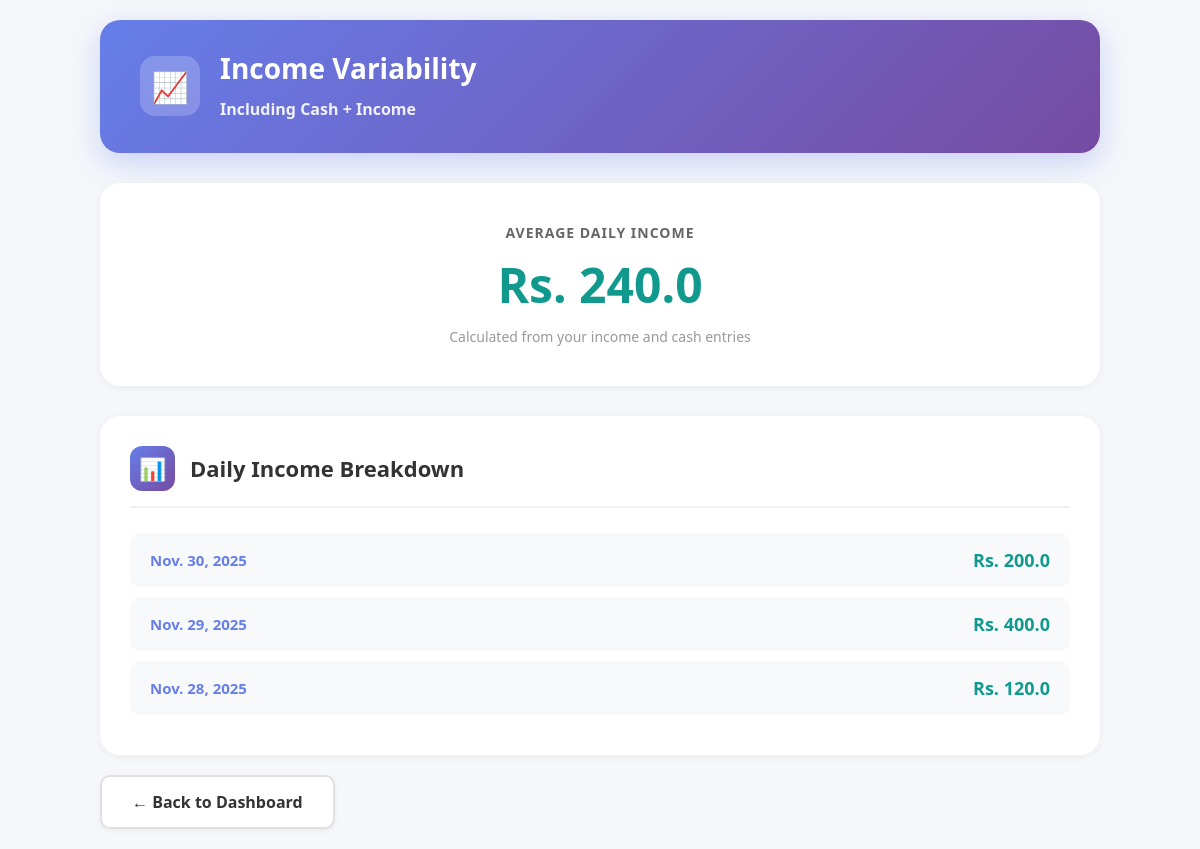
The page /income/variability/ (signed in) on the database its author committed.
### accounts/models.py (models this page shows, shortened)
class CashEntry(models.Model):
    user = models.ForeignKey(User, on_delete=models.CASCADE)
    description = models.CharField(max_length=255)
    amount = models.FloatField()
    date = models.DateField()
    is_income = models.BooleanField(default=True)  # True = income, False = expense

class Income(models.Model):
    TYPE_CHOICES = (
        ('business', 'Business'),
        ('personal', 'Personal'),
    )
    user = models.ForeignKey(User, on_delete=models.CASCADE)
    amount = models.FloatField()
    date = models.DateField()
    income_type = models.CharField(max_length=20, choices=TYPE_CHOICES)

### accounts/views.py (the view)
# urls.py: path('income/variability/', views.income_variability_view, name="income_variability"),
@login_required
def income_variability_view(request):
    incomes = Income.objects.filter(user=request.user)
    cash_entries = CashEntry.objects.filter(user=request.user)  # includes both income and expenses
    if not incomes.exists() and not cash_entries.exists():
        return render(request, 'accounts/variability.html', {"msg": "No income or cash data available"})
    income_dates = set(incomes.values_list('date', flat=True))
    cash_dates = set(cash_entries.values_list('date', flat=True))
    dates = income_dates.union(cash_dates)
    daily_totals = []
    net_values = []
    for d in dates:
        income_total = incomes.filter(date=d).aggregate(total=Sum('amount'))['total'] or 0
        cash_income_total = cash_entries.filter(date=d, is_income=True).aggregate(total=Sum('amount'))['total'] or 0
        cash_expense_total = cash_entries.filter(date=d, is_income=False).aggregate(total=Sum('amount'))['total'] or 0
        net_total = (income_total + cash_income_total) - cash_expense_total
        daily_totals.append({
            'date': d,
            'income_total': round(income_total, 2),
            'cash_income_total': round(cash_income_total, 2),
            'cash_expense_total': round(cash_expense_total, 2),
            'total_income': round(net_total, 2),   # preserved name for backward compatibility
        })
        net_values.append(net_total)
    if net_values:
        avg_income = sum(net_values) / len(net_values)
    else:
        avg_income = 0
    return render(request, 'accounts/variability.html', {
        'avg_income': round(avg_income, 2),
        'daily_totals': sorted(daily_totals, key=lambda x: x['date'], reverse=True)
    })

### accounts/templates/accounts/variability.html (shortened to what this page needs)
<!DOCTYPE html>
<html lang="en">
<head>
</head>
<body>
    <div class="container">
        <div class="page-header">
            <div class="header-content">
                <div class="header-icon">📈</div>
                <h2>Income Variability<br><small style="font-size: 16px; opacity: 0.9;">Including Cash + Income</small></h2>
            </div>
        </div>
        {% if msg %}
            <div class="message-card">
                <div class="message-icon">ℹ️</div>
                <p>{{ msg }}</p>
            </div>
        {% else %}
            <div class="stats-card">
                <div class="label">Average Daily Income</div>
                <div class="amount">Rs. {{ avg_income }}</div>
                <div class="subtitle">Calculated from your income and cash entries</div>
            </div>
            <div class="breakdown-card">
                <div class="section-header">
                    <div class="section-icon">📊</div>
                    <h3>Daily Income Breakdown</h3>
                </div>
                <ul class="income-list">
                    {% for item in daily_totals %}
                        <li>
                            <span class="income-date">{{ item.date }}</span>
                            <span class="income-amount">Rs. {{ item.total_income }}</span>
                        </li>
                    {% endfor %}
                </ul>
            </div>
        {% endif %}
        <a href="{% url 'dashboard' %}" class="back-link">← Back to Dashboard</a>
    </div>
</body>
</html>

### accounts/templates/accounts/variability.html (style rules this page uses)
* { margin: 0; padding: 0; box-sizing: border-box; }
body { font-family: 'Segoe UI', Tahoma, Geneva, Verdana, sans-serif; background: #f5f7fa; min-height: 100vh; padding: 20px; }
.container { max-width: 1000px; margin: 0 auto; }
.page-header { background: linear-gradient(135deg, #667eea 0%, #764ba2 100%); border-radius: 20px; padding: 30px 40px; color: white; margin-bottom: 30px; box-shadow: 0 10px 30px rgba(102, 126, 234, 0.3); }
.header-content { display: flex; align-items: center; gap: 20px; }
.header-icon { width: 60px; height: 60px; background: rgba(255, 255, 255, 0.2); border-radius: 15px; display: flex; align-items: center; justify-content: center; font-size: 30px; }
.page-header h2 { font-size: 28px; font-weight: 600; line-height: 1.3; }
.stats-card { background: white; border-radius: 20px; padding: 40px; margin-bottom: 30px; box-shadow: 0 2px 10px rgba(0, 0, 0, 0.05); text-align: center; }
.stats-card .label { font-size: 14px; color: #666; font-weight: 600; text-transform: uppercase; letter-spacing: 1px; margin-bottom: 10px; }
.stats-card .amount { font-size: 48px; font-weight: 700; color: #11998e; margin-bottom: 10px; }
.stats-card .subtitle { font-size: 14px; color: #999; }
.breakdown-card { background: white; border-radius: 20px; padding: 30px; box-shadow: 0 2px 10px rgba(0, 0, 0, 0.05); margin-bottom: 20px; }
.section-header { display: flex; align-items: center; gap: 15px; margin-bottom: 25px; padding-bottom: 15px; border-bottom: 2px solid #f0f0f0; }
.section-icon { width: 45px; height: 45px; border-radius: 12px; display: flex; align-items: center; justify-content: center; font-size: 22px; background: linear-gradient(135deg, #667eea 0%, #764ba2 100%); color: white; }
.section-header h3 { font-size: 22px; color: #333; font-weight: 600; }
.income-list { list-style: none; }
.income-list li { padding: 15px 20px; border-radius: 10px; margin-bottom: 10px; background: #f8f9fa; transition: all 0.2s ease; display: flex; justify-content: space-between; align-items: center; }
.income-date { font-weight: 600; color: #667eea; font-size: 15px; }
.income-amount { font-weight: 700; color: #11998e; font-size: 18px; }
.back-link { display: inline-flex; align-items: center; gap: 8px; padding: 14px 30px; background: white; color: #333; text-decoration: none; border-radius: 10px; font-weight: 600; transition: all 0.3s ease; border: 2px solid #e0e0e0; box-shadow: 0 2px 5px rgba(0, 0, 0, 0.05); }

### rows shown on the page
CashEntry: date "Nov. 30, 2025", total_income "200.0"
Income: date "Nov. 28, 2025", total_income "120.0"

### other values the page prints
{{ avg_income }} "240.0"
{{ item.date }} "Nov. 29, 2025"
{{ item.total_income }} "400.0"
